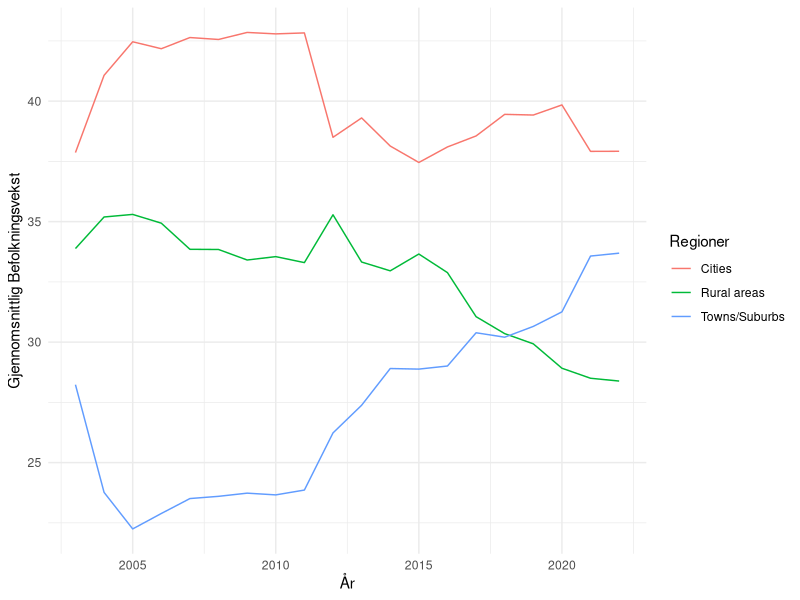
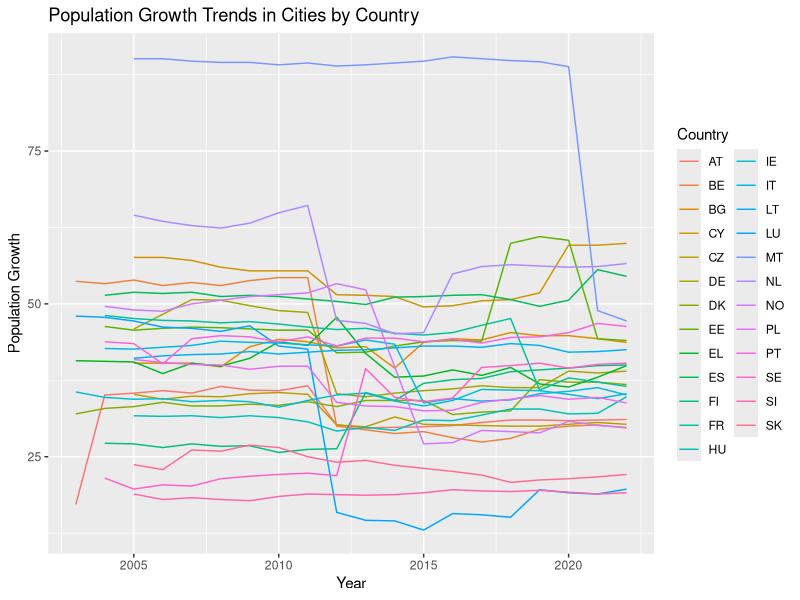
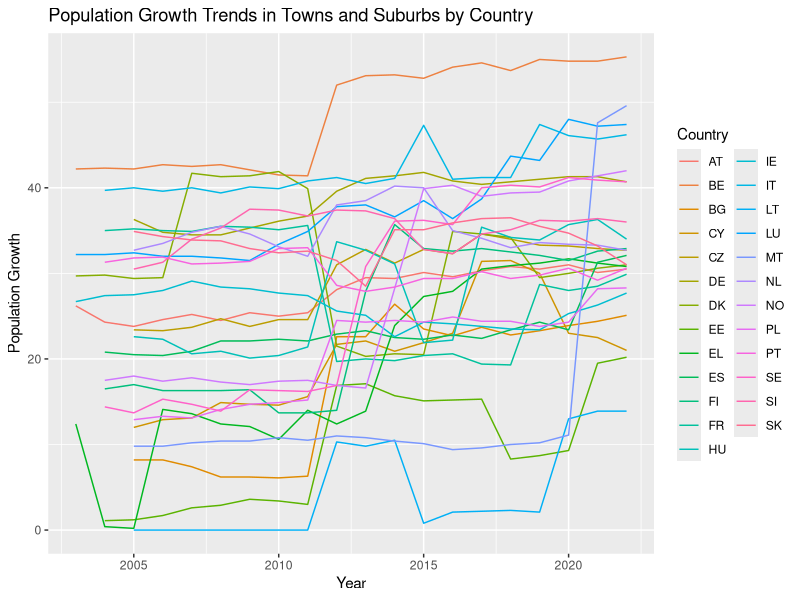
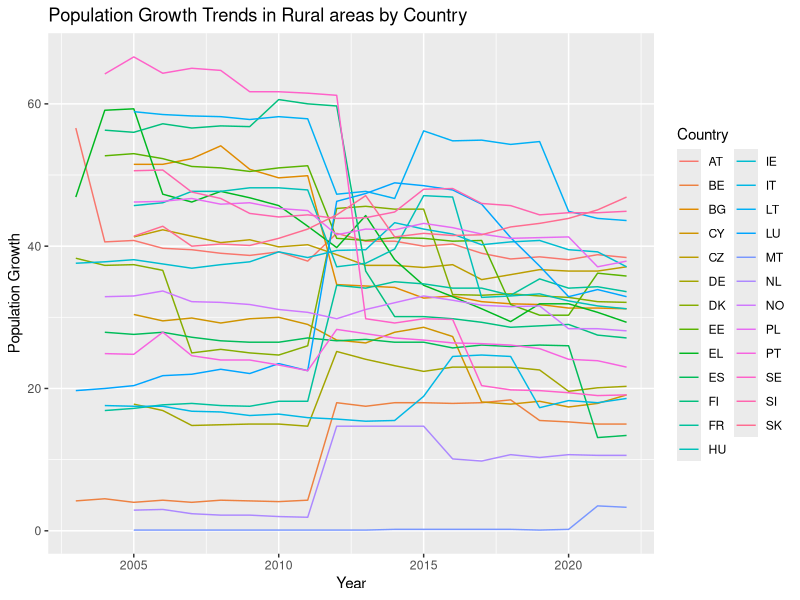
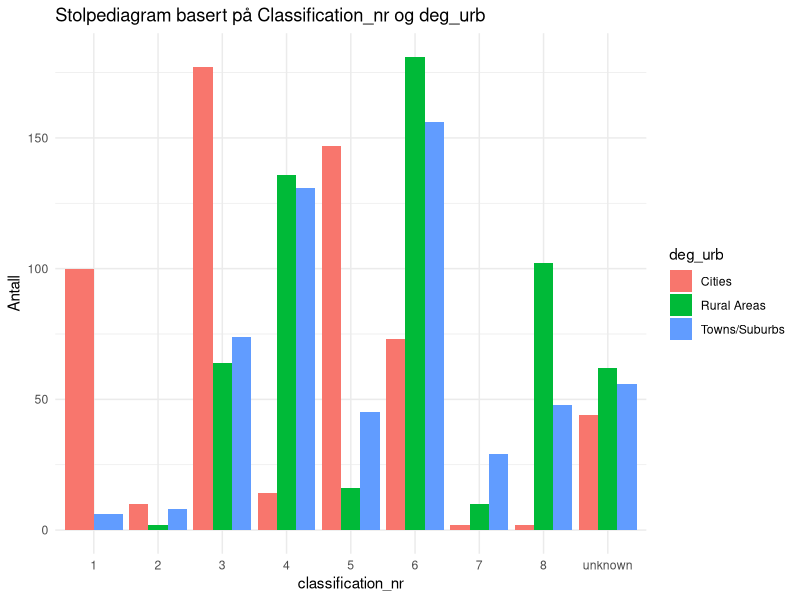
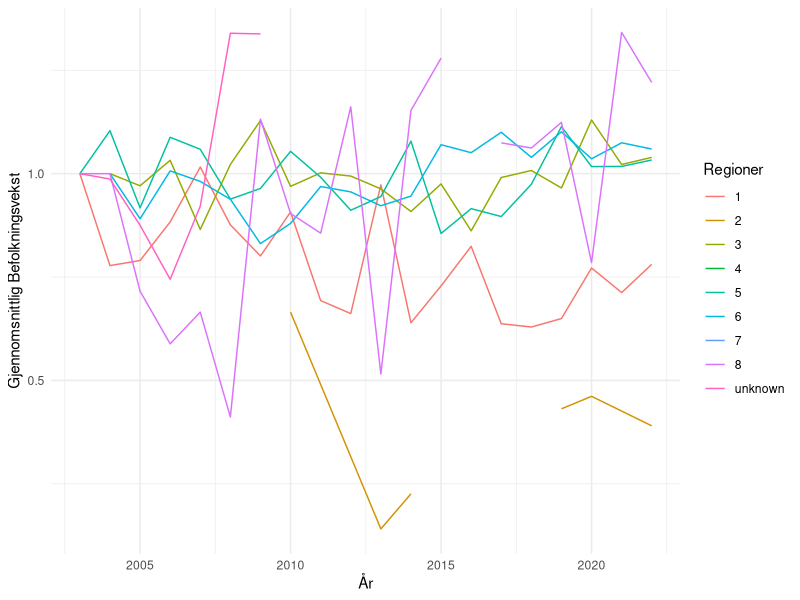
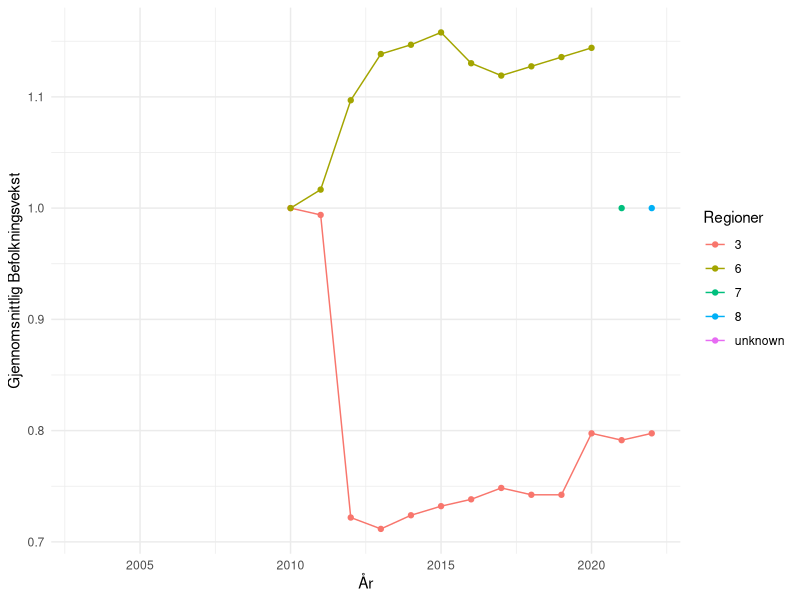

Here is the R script that generated these plots, in order:
## ---- chunk 1
#| label: setup 
#| echo: false
#| output: false
#| message: false
library(tidyverse)
library(readxl)
library(dplyr)
library(ggplot2)
library(flextable)
## ---- chunk 2
#| echo: false
#| message: false
data <- read_csv("ilc_lvho01__custom_9371289_linear.csv") 
## ---- chunk 3
#| echo: false
data <- data |>
  select(geo, deg_urb, TIME_PERIOD, OBS_VALUE) |>
  filter(!(geo %in% c("LV", "MK", "HR", "RO", "RS", "CH", "AL", "IS"))) |>
  mutate(deg_urb = case_when(
    deg_urb == "DEG1" ~ "Cities",
    deg_urb == "DEG2" ~ "Towns/Suburbs",
    deg_urb == "DEG3" ~ "Rural areas"
  ))
## ---- chunk 4
#| echo: false
#| message: false
#| label: fig-gjsnitt-befolkning
#| fig-cap: "Gjennomsnittlig befolkningsvekst i perioden 2003-2022 fordelt på regioninndelingen cities, towns/suburbs og rural areas."

data %>%
  group_by(deg_urb, TIME_PERIOD) %>%
  summarise(mean_value = mean(OBS_VALUE)) %>%
  ggplot(aes(x = TIME_PERIOD, y = mean_value, color = deg_urb)) +
  geom_line() +
  labs(x = "År",
       y = "Gjennomsnittlig Befolkningsvekst",
       color = "Regioner") +
  theme_minimal()

## ---- chunk 5
#| echo: false
subset_deg1 <- data |> 
  filter(deg_urb == "Cities")
## ---- chunk 6
#| echo: false
#| label: tbl-summary-deg1
#| tbl-cap: "Deskriptiv statistikk for befolkning i `Cities´-regioner"
summary_deg1 <- subset_deg1 %>%
  summarise(
    min = min(OBS_VALUE),
    median = median(OBS_VALUE),
    mean = mean(OBS_VALUE),
    max = max(OBS_VALUE),
    variance = var(OBS_VALUE),
    std.dev = sd(OBS_VALUE)
  ) %>%
  flextable() |> 
  width(1, width = 3.5) |> 
  width(2, width = 1.5)

summary_deg1
## ---- chunk 7
#| echo: false
subset_deg2 <- data |> 
  filter(deg_urb == "Towns/Suburbs")
## ---- chunk 8
#| echo: false
#| label: tbl-summary-deg2
#| tbl-cap: "Deskriptiv statistikk for befolkning i `Towns and Suburbs´-regioner"
summary_deg2 <- subset_deg2 %>%
  summarise(
    min = min(OBS_VALUE),
    median = median(OBS_VALUE),
    mean = mean(OBS_VALUE),
    max = max(OBS_VALUE),
    variance = var(OBS_VALUE),
    std.dev = sd(OBS_VALUE)
  ) %>%
  flextable() |> 
  width(1, width = 3.5) |> 
  width(2, width = 1.5)

summary_deg2
## ---- chunk 9
#| echo: false
subset_deg3 <- data |> 
  filter(deg_urb == "Rural areas")
## ---- chunk 10
#| echo: false
#| label: tbl-summary-deg3
#| tbl-cap: "Deskriptiv statistikk for befolkning i `Rural areas´-regioner"
summary_deg3 <- subset_deg3 %>%
  summarise(
    min = min(OBS_VALUE),
    median = median(OBS_VALUE),
    mean = mean(OBS_VALUE),
    max = max(OBS_VALUE),
    variance = var(OBS_VALUE),
    std.dev = sd(OBS_VALUE)
  ) %>%
  flextable() |> 
  width(1, width = 3.5) |> 
  width(2, width = 1.5)

summary_deg3
## ---- chunk 11
#| echo: false
cities_plot <- data |> 
  filter(deg_urb == "Cities") |> 
  ggplot(aes(x = TIME_PERIOD, y = OBS_VALUE, color = geo)) +
  geom_line() +
  labs(title = "Population Growth Trends in Cities by Country",
       x = "Year",
       y = "Population Growth",
       color = "Country")

print(cities_plot)
## ---- chunk 12
#| echo: false
towns_suburbs_plot <- data |> 
  filter(deg_urb == "Towns/Suburbs") |> 
  ggplot(aes(x = TIME_PERIOD, y = OBS_VALUE, color = geo)) +
  geom_line() +
  labs(title = "Population Growth Trends in Towns and Suburbs by Country",
       x = "Year",
       y = "Population Growth",
       color = "Country")

print(towns_suburbs_plot)
## ---- chunk 13
#| echo: false
rural_plot <- data |> 
  filter(deg_urb == "Rural areas") |> 
  ggplot(aes(x = TIME_PERIOD, y = OBS_VALUE, color = geo)) +
  geom_line() +
  labs(title = "Population Growth Trends in Rural areas by Country",
       x = "Year",
       y = "Population Growth",
       color = "Country")

print(rural_plot)
## ---- chunk 14
#| echo: false
#| message: false
data1 <- arbeidskraft <- read_csv("arbeidskraft.csv") |> 
  select(arbeidsvekst = OBS_VALUE, geo, age, deg_urb, TIME_PERIOD)

data2 <- arbeidsledighet1 <- read_csv("arbeidsledighet1.csv") |> 
  select(arbeidsledig = OBS_VALUE, geo,age, deg_urb, TIME_PERIOD)

data3 <- huspris <- read_csv("huspris.csv") |> 
  select(huspris = OBS_VALUE, geo, deg_urb, TIME_PERIOD)
## ---- chunk 15
#| echo: false
arbeidsvekst <- data1 |>
  filter(age == "Y15-64") |>
  mutate(deg_urb = case_when(
    deg_urb == "DEG1" ~ "Cities",
    deg_urb == "DEG2" ~ "Towns/Suburbs",
    deg_urb == "DEG3" ~ "Rural Areas",
    TRUE ~ as.character(deg_urb)  # Beholder andre verdier uendret
  ))
## ---- chunk 16
#| echo: false
arbeidsledige <- data2 |> 
  filter(age == "Y15-64") |>
  mutate(deg_urb = case_when(
    deg_urb == "DEG1" ~ "Cities",
    deg_urb == "DEG2" ~ "Towns/Suburbs",
    deg_urb == "DEG3" ~ "Rural Areas",
    TRUE ~ as.character(deg_urb)  # Beholder andre verdier uendret
  ))
## ---- chunk 17
#| echo: false
huspris <- data3 |> 
  mutate(deg_urb = case_when(
    deg_urb == "DEG1" ~ "Cities",
    deg_urb == "DEG2" ~ "Towns/Suburbs",
    deg_urb == "DEG3" ~ "Rural Areas",
    TRUE ~ as.character(deg_urb)  # Beholder andre verdier uendret
  ))
## ---- chunk 18
#| echo: false
join <- arbeidsvekst |> 
  left_join(arbeidsledige, join_by(geo, TIME_PERIOD, deg_urb))

join1 <- join |> 
  left_join(huspris, join_by(geo, TIME_PERIOD, deg_urb))

maindata <- join1 |> 
  left_join(data, join_by(geo, TIME_PERIOD, deg_urb))
## ---- chunk 19
#| echo: false
maindata <- maindata %>%
  group_by(geo, TIME_PERIOD) %>%
  mutate(arb.ledig.geo.mean = mean(arbeidsledig, na.rm = TRUE), huspris.geo.mean = mean(huspris, na.rm = TRUE), arb.vekst.geo.mena = mean(arbeidsvekst, na.rm = TRUE))

## ---- chunk 20
#| echo: false
maindata <- maindata %>%
  mutate(classification = case_when(
    arbeidsledig > arb.ledig.geo.mean & arbeidsvekst > arb.vekst.geo.mena & huspris > huspris.geo.mean ~ "1.høy arbeisledighet, høy arbeidsvekst, høy huspris",
    arbeidsledig > arb.ledig.geo.mean & arbeidsvekst > arb.vekst.geo.mena & huspris <= huspris.geo.mean ~ "2.høy arbeisledighet, høy arbeidsvekst, lav huspris",
    arbeidsledig > arb.ledig.geo.mean & arbeidsvekst <= arb.vekst.geo.mena & huspris > huspris.geo.mean ~ "3.høy arbeisledighet, lav arbeidsvekst, høy huspris",
    arbeidsledig > arb.ledig.geo.mean & arbeidsvekst <= arb.vekst.geo.mena & huspris <= huspris.geo.mean ~ "4.høy arbeisledighet, lav arbeidsvekst, lav huspris",
    arbeidsledig <= arb.ledig.geo.mean & arbeidsvekst > arb.vekst.geo.mena & huspris > huspris.geo.mean ~ "5.lav arbeisledighet, høy arbeidsvekst, høy huspris",
    arbeidsledig <= arb.ledig.geo.mean & arbeidsvekst > arb.vekst.geo.mena & huspris <= huspris.geo.mean ~ "6.lav arbeisledighet, høy arbeidsvekst, lav huspris",
    arbeidsledig <= arb.ledig.geo.mean & arbeidsvekst <= arb.vekst.geo.mena & huspris > huspris.geo.mean ~ "7.lav arbeisledighet, lav arbeidsvekst, høy huspris",
    arbeidsledig <= arb.ledig.geo.mean & arbeidsvekst <= arb.vekst.geo.mena & huspris <= huspris.geo.mean ~ "8. lav arbeisledighet, lav arbeidsvekst, lav huspris",
    TRUE ~ "unknown")
  )
## ---- chunk 21
#| echo: false
maindata <- maindata %>%
  mutate(classification_nr = case_when(
    arbeidsledig > arb.ledig.geo.mean & arbeidsvekst > arb.vekst.geo.mena & huspris > huspris.geo.mean ~ "1",
    arbeidsledig > arb.ledig.geo.mean & arbeidsvekst > arb.vekst.geo.mena & huspris <= huspris.geo.mean ~ "2",
    arbeidsledig > arb.ledig.geo.mean & arbeidsvekst <= arb.vekst.geo.mena & huspris > huspris.geo.mean ~ "3",
    arbeidsledig > arb.ledig.geo.mean & arbeidsvekst <= arb.vekst.geo.mena & huspris <= huspris.geo.mean ~ "4",
    arbeidsledig <= arb.ledig.geo.mean & arbeidsvekst > arb.vekst.geo.mena & huspris > huspris.geo.mean ~ "5",
    arbeidsledig <= arb.ledig.geo.mean & arbeidsvekst > arb.vekst.geo.mena & huspris <= huspris.geo.mean ~ "6",
    arbeidsledig <= arb.ledig.geo.mean & arbeidsvekst <= arb.vekst.geo.mena & huspris > huspris.geo.mean ~ "7",
    arbeidsledig <= arb.ledig.geo.mean & arbeidsvekst <= arb.vekst.geo.mena & huspris <= huspris.geo.mean ~ "8",
    TRUE ~ "unknown")
  )
## ---- chunk 22
#| echo: false
#| label: fig-stolpediagram
#| fig-cap: "Stolpediagram basert på klassifiseringe og regioninndeling."
# Lag stolpediagram
stolpediagram <- ggplot(maindata, aes(x = as.factor(classification_nr), fill = deg_urb)) +
  geom_bar(position = "dodge", stat = "count") +
  labs(title = "Stolpediagram basert på Classification_nr og deg_urb",
       x = "classification_nr",
       y = "Antall") +
  theme_minimal()

# Vis stolpediagrammet
print(stolpediagram)
## ---- chunk 23
maindata %>%
  group_by(classification_nr, TIME_PERIOD) %>%
  summarise(mean_value = mean(OBS_VALUE, na.rm = TRUE)) %>%
    mutate(demeaned_value = mean_value/first(mean_value)) %>%
  ggplot(aes(x = TIME_PERIOD, y = demeaned_value, color = classification_nr)) +
  geom_line() +
  labs(x = "År",
       y = "Gjennomsnittlig Befolkningsvekst",
       color = "Regioner") +
  theme_minimal()
## ---- chunk 24
maindata %>%
  filter(geo == "DE") %>%
  group_by(classification_nr, TIME_PERIOD) %>%
  summarise(mean_value = mean(OBS_VALUE, na.rm = TRUE)) %>%
    mutate(demeaned_value = mean_value/first(mean_value)) %>%
  ggplot(aes(x = TIME_PERIOD, y = demeaned_value, color = classification_nr)) +
  geom_line() +
  geom_point() +
  labs(x = "År",
       y = "Gjennomsnittlig Befolkningsvekst",
       color = "Regioner") +
  theme_minimal()
